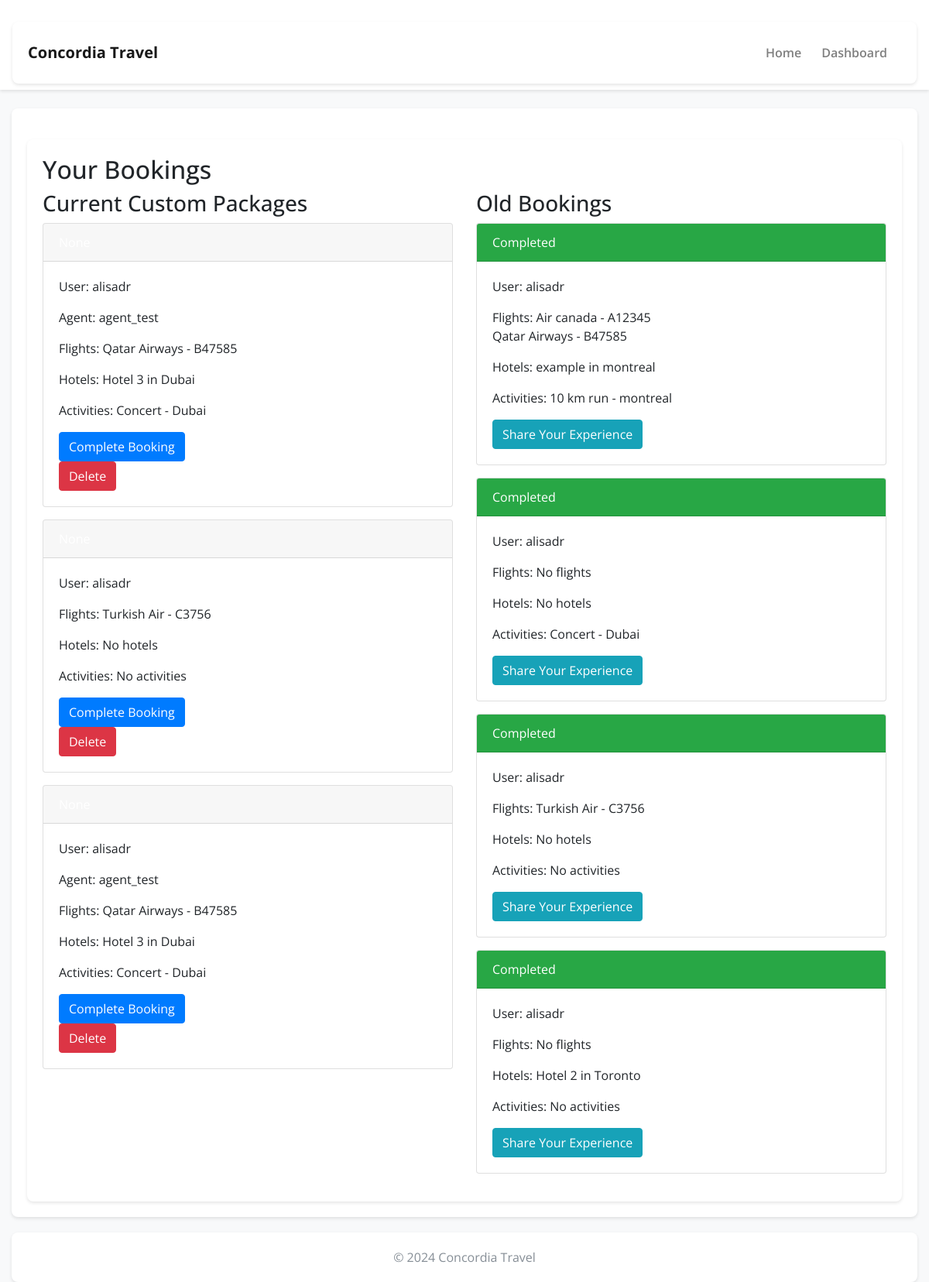
Screenshot of /booking/view_bookings/ (signed in) with the database file from the repository.
### booking/models.py (models this page shows, shortened)
class Booking(models.Model):
    STATUS_CHOICES = [
        ('none', 'None'),
        ('reserved', 'Reserved'),
        ('paid', 'Paid'),
    ]
    user = models.ForeignKey(User, on_delete=models.CASCADE)
    custom_package = models.ForeignKey(CustomPackage, on_delete=models.CASCADE)
    status = models.CharField(max_length=10, choices=STATUS_CHOICES, default='none')
    reserved_until = models.DateTimeField(null=True, blank=True)  # Add this field to track reservation expiration
    tracking_id = models.CharField(max_length=64, editable=False, null=True)
    def __str__(self):
        return f"{self.user.username}'s booking for package {self.custom_package.id} - Status: {self.get_status_display()}"

### packages/models.py (models this page shows, shortened)
class CustomPackage(models.Model):
    user = models.ForeignKey(User, on_delete=models.CASCADE)
    flights = models.ManyToManyField(Flight, blank=True)
    hotels = models.ManyToManyField(Hotel, blank=True)
    activities = models.ManyToManyField(Activity, blank=True)
    is_booked = models.BooleanField(default=False)
    agency = models.ForeignKey(User, on_delete=models.SET_NULL, null=True, blank=True, related_name='agency_custompackages')

class Flight(models.Model):
    flight_number = models.CharField(max_length=10)
    airline = models.CharField(max_length=100)
    departure_city = models.CharField(max_length=100)
    arrival_city = models.CharField(max_length=100)
    departure_time = models.DateTimeField()
    duration = models.DurationField()
    price = models.DecimalField(max_digits=10, decimal_places=2)
    description = models.TextField(blank=True, null=True)  # Allows for an optional description

class Hotel(models.Model):
    name = models.CharField(max_length=100)
    city = models.TextField(max_length=100)
    phone_number = models.CharField(max_length=15)
    price = models.DecimalField(max_digits=10, decimal_places=2)
    description = models.TextField(blank=True, null=True)  # Allows for an optional description

class Activity(models.Model):
    name = models.CharField(max_length=100)
    location = models.CharField(max_length=100)
    type = models.CharField(max_length=50)  # E.g., sightseeing, hiking, etc.
    start_time = models.DateTimeField()
    duration = models.DurationField()
    price = models.DecimalField(max_digits=10, decimal_places=2)
    description = models.TextField(blank=True, null=True)  # Allows for an optional description

### booking/views.py (the view)
# urls.py: path('view_bookings/', views.view_bookings, name='view_bookings'),
@login_required
def view_bookings(request):
    current_bookings = Booking.objects.filter(
        user=request.user,
        status__in=['none', 'reserved']
    ).exclude(
        reserved_until__lt=timezone.now()
    )
    old_bookings = Booking.objects.filter(user=request.user, status='paid')
    context = {
        'current_bookings': current_bookings,
        'old_bookings': old_bookings,
    }
    print(context)
    return render(request, 'booking/view_bookings.html', context)

### booking/templates/booking/view_bookings.html (shortened to what this page needs)
{% extends 'booking/base.html' %}
{% load tz %}
{% block content %}
<div class="container">
    <h2>Your Bookings</h2>
    <div class="row">
        <div class="col-md-6">
            <h3>Current Custom Packages</h3>
            {% for booking in current_bookings %}
                <div class="card mb-3">
                    <div class="card-header {% if booking.status == 'reserved' %}bg-warning{% endif %} text-white">
                    </div>
                    <div class="card-body">
                        <p>User: {{ booking.user.username }}</p>
                        {% if booking.custom_package.agency %}
                        <p>Agent: {{ booking.custom_package.agency.username }}</p>
                        {% endif %}
                        <p>Flights:
                            {% for flight in booking.custom_package.flights.all %}
                                {{ flight.airline }} - {{ flight.flight_number }}<br>
                            {% empty %}
                                No flights
                            {% endfor %}
                        </p>
                        <p>Hotels:
                            {% for hotel in booking.custom_package.hotels.all %}
                                {{ hotel.name }} in {{ hotel.city }}<br>
                            {% empty %}
                                No hotels
                            {% endfor %}
                        </p>
                        <p>Activities:
                            {% for activity in booking.custom_package.activities.all %}
                                {{ activity.name }} - {{ activity.location }}<br>
                            {% empty %}
                                No activities
                            {% endfor %}
                        </p>
                        {% if booking.status == 'reserved' %}
                            <a href="{% url 'checkout' booking.id %}" class="btn btn-success">Pay Now</a>
                        {% elif booking.status == 'none' %}
                            <form method="post" action="{% url 'complete_booking' booking.custom_package.id %}">
                                <input type="submit" value="Complete Booking" class="btn btn-primary">
                            </form>
                            <form method="post" action="{% url 'delete_booking' booking.id %}">
                                <button type="submit" class="btn btn-danger" onclick="return confirm('Are you sure you want to delete this booking?');">Delete</button>
                            </form>
                        {% endif %}
                    </div>
                </div>
            {% empty %}
                <p>No current custom packages.</p>
            {% endfor %}
        </div>
        <div class="col-md-6">
            <h3>Old Bookings</h3>
            {% for booking in old_bookings %}
                <div class="card mb-3">
                    <div class="card-header bg-success text-white">Completed</div>
                    <div class="card-body">
                        <p>User: {{ booking.user.username }}</p>
                        <p>Flights:
                            {% for flight in booking.custom_package.flights.all %}
                                {{ flight.airline }} - {{ flight.flight_number }}<br>
                            {% empty %}
                                No flights
                            {% endfor %}
                        </p>
                        <p>Hotels:
                            {% for hotel in booking.custom_package.hotels.all %}
                                {{ hotel.name }} in {{ hotel.city }}<br>
                            {% empty %}
                                No hotels
                            {% endfor %}
                        </p>
                        <p>Activities:
                            {% for activity in booking.custom_package.activities.all %}
                                {{ activity.name }} - {{ activity.location }}<br>
                            {% empty %}
                                No activities
                            {% endfor %}
                        </p>
                        <a href="{% url 'share_your_experience' %}" class="btn btn-info">Share Your Experience</a>
                    </div>
                </div>
            {% empty %}
                <p>No old bookings.</p>
            {% endfor %}
        </div>
    </div>
</div>
{% endblock %}

### booking/templates/booking/base.html (style rules this page uses)
body { font-family: 'Open Sans', sans-serif; background-color: #f8f9fa; }
.container { background-color: #fff; box-shadow: 0 2px 4px rgba(0, 0, 0, 0.1); border-radius: 8px; padding: 20px; margin-top: 20px; }

### rows the page displays
Booking: user.username "alisadr", custom_package.agency.username "agent_test"
Flight: airline "Qatar Airways", flight_number "B47585"
Hotel: name "Hotel 3", city "Dubai"
Activity: name "Concert", location "Dubai"
Booking: user.username "alisadr"
Flight: airline "Turkish Air", flight_number "C3756"
Booking: user.username "alisadr", custom_package.agency.username "agent_test"
Booking: user.username "alisadr"
Flight: airline "Air canada", flight_number "A12345"
Hotel: name "example", city "montreal"
Activity: name "10 km run", location "montreal"
Booking: user.username "alisadr"
Booking: user.username "alisadr"
Booking: user.username "alisadr"
Hotel: name "Hotel 2", city "Toronto"
